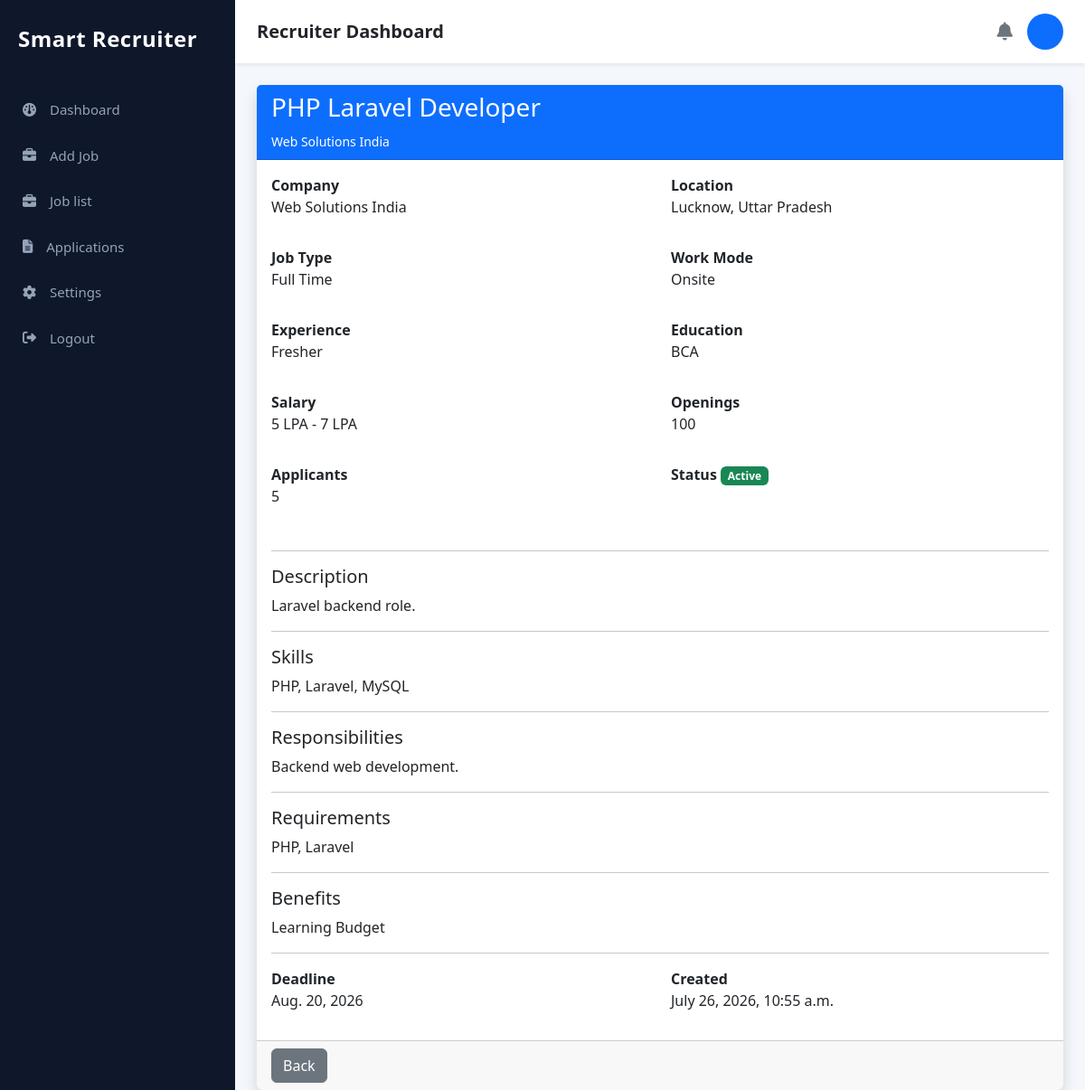
The app's page /recruiter/job/16/ with its own data.
### job/models.py (models this page shows, shortened)
class Job(models.Model):
    JOB_TYPES = (
        ("Full Time", "Full Time"),
        ("Part Time", "Part Time"),
        ("Internship", "Internship"),
        ("Contract", "Contract"),
        ("Remote", "Remote"),
    )
    WORK_MODE = (
        ("Onsite", "Onsite"),
        ("Remote", "Remote"),
        ("Hybrid", "Hybrid"),
    )
    STATUS = (
        ("Active", "Active"),
        ("Closed", "Closed"),
    )
    EXPERIENCE = (
        ("Fresher", "Fresher"),
        ("0-1 Years", "0-1 Years"),
        ("1-3 Years", "1-3 Years"),
        ("3-5 Years", "3-5 Years"),
        ("5+ Years", "5+ Years"),
    )
    title = models.CharField(max_length=200)
    company = models.CharField(max_length=200)
    location = models.CharField(max_length=200)
    work_mode = models.CharField(
        max_length=20,
        choices=WORK_MODE,
        default="Onsite"
    )
    job_type = models.CharField(
        max_length=30,
        choices=JOB_TYPES,
        default="Full Time"
    )
    experience = models.CharField(
        max_length=30,
        choices=EXPERIENCE,
        default="Fresher"
    )
    education = models.CharField(max_length=200)
    salary = models.CharField(max_length=100)
    skills = models.TextField(
        help_text="Example: Python, Django, SQL, REST API"
    )
    responsibilities = models.TextField()
    requirements = models.TextField()
    benefits = models.TextField(blank=True)
    description = models.TextField()
    deadline = models.DateField(default=timezone.now)
    applicants = models.PositiveIntegerField(default=0)
    openings = models.PositiveIntegerField(default=1)
    status = models.CharField(
        max_length=20,
        choices=STATUS,
        default="Active"
    )
    created_at = models.DateTimeField(auto_now_add=True)

### recruiter/views.py (the view)
def recruiter_job_detail(request, id):
    job = get_object_or_404(Job, id=id)
    applications = (
        Application.objects
        .filter(job=job)
        .select_related("user")
    )
    context = {
        "job": job,
        "applications": applications,
        "total_applications": applications.count(),
    }
    return render(
        request,
        "recruiter/job_detail.html",
        context,
    )

### templates/recruiter/job_detail.html
{% extends "recruiter/recruiter_base.html" %} {% block content %}
<div class="container mt-4">
  <div class="card shadow border-0">
    <div class="card-header bg-primary text-white">
      <h3>{{ job.title }}</h3>
      <small>{{ job.company }}</small>
    </div>
    <div class="card-body">
      <div class="row">
        <div class="col-md-6 mb-3">
          <strong>Company</strong>
          <p>{{ job.company }}</p>
        </div>
        <div class="col-md-6 mb-3">
          <strong>Location</strong>
          <p>{{ job.location }}</p>
        </div>
        <div class="col-md-6 mb-3">
          <strong>Job Type</strong>
          <p>{{ job.job_type }}</p>
        </div>
        <div class="col-md-6 mb-3">
          <strong>Work Mode</strong>
          <p>{{ job.work_mode }}</p>
        </div>
        <div class="col-md-6 mb-3">
          <strong>Experience</strong>
          <p>{{ job.experience }}</p>
        </div>
        <div class="col-md-6 mb-3">
          <strong>Education</strong>
          <p>{{ job.education }}</p>
        </div>
        <div class="col-md-6 mb-3">
          <strong>Salary</strong>
          <p>{{ job.salary }}</p>
        </div>
        <div class="col-md-6 mb-3">
          <strong>Openings</strong>
          <p>{{ job.openings }}</p>
        </div>
        <div class="col-md-6 mb-3">
          <strong>Applicants</strong>
          <p>{{ job.applicants }}</p>
        </div>
        <div class="col-md-6 mb-3">
          <strong>Status</strong>
          {% if job.status == "Active" %}
          <span class="badge bg-success"> {{ job.status }} </span>
          {% else %}
          <span class="badge bg-danger"> {{ job.status }} </span>
          {% endif %}
        </div>
      </div>
      <hr />
      <h5>Description</h5>
      <p>{{ job.description }}</p>
      <hr />
      <h5>Skills</h5>
      <p>{{ job.skills }}</p>
      <hr />
      <h5>Responsibilities</h5>
      <p>{{ job.responsibilities|linebreaksbr }}</p>
      <hr />
      <h5>Requirements</h5>
      <p>{{ job.requirements|linebreaksbr }}</p>
      <hr />
      <h5>Benefits</h5>
      <p>{{ job.benefits|linebreaksbr }}</p>
      <hr />
      <div class="row">
        <div class="col-md-6">
          <strong>Deadline</strong>
          <p>{{ job.deadline }}</p>
        </div>
        <div class="col-md-6">
          <strong>Created</strong>
          <p>{{ job.created_at }}</p>
        </div>
      </div>
    </div>
    <div class="card-footer">
      <a href="{% url 'recruiter_job_list' %}" class="btn btn-secondary">
        Back
      </a>
    </div>
  </div>
</div>
{% endblock %}

### static/css/recruiter.css (style rules this page uses)
* { margin: 0; padding: 0; box-sizing: border-box; font-family: "Segoe UI", Tahoma, Geneva, Verdana, sans-serif; }
body { background: #f4f7fc; color: #333; }

### records on screen
Job: title "PHP Laravel Developer", company "Web Solutions India", location "Lucknow, Uttar Pradesh", job_type "Full Time", work_mode "Onsite", experience "Fresher", education "BCA", salary "5 LPA - 7 LPA", openings "100", applicants "5", status "Active", description "Laravel backend role.", skills "PHP, Laravel, MySQL", responsibilities "Backend web development.", requirements "PHP, Laravel", benefits "Learning Budget", deadline "Aug. 20, 2026", created_at "July 26, 2026, 10:55 a.m."
